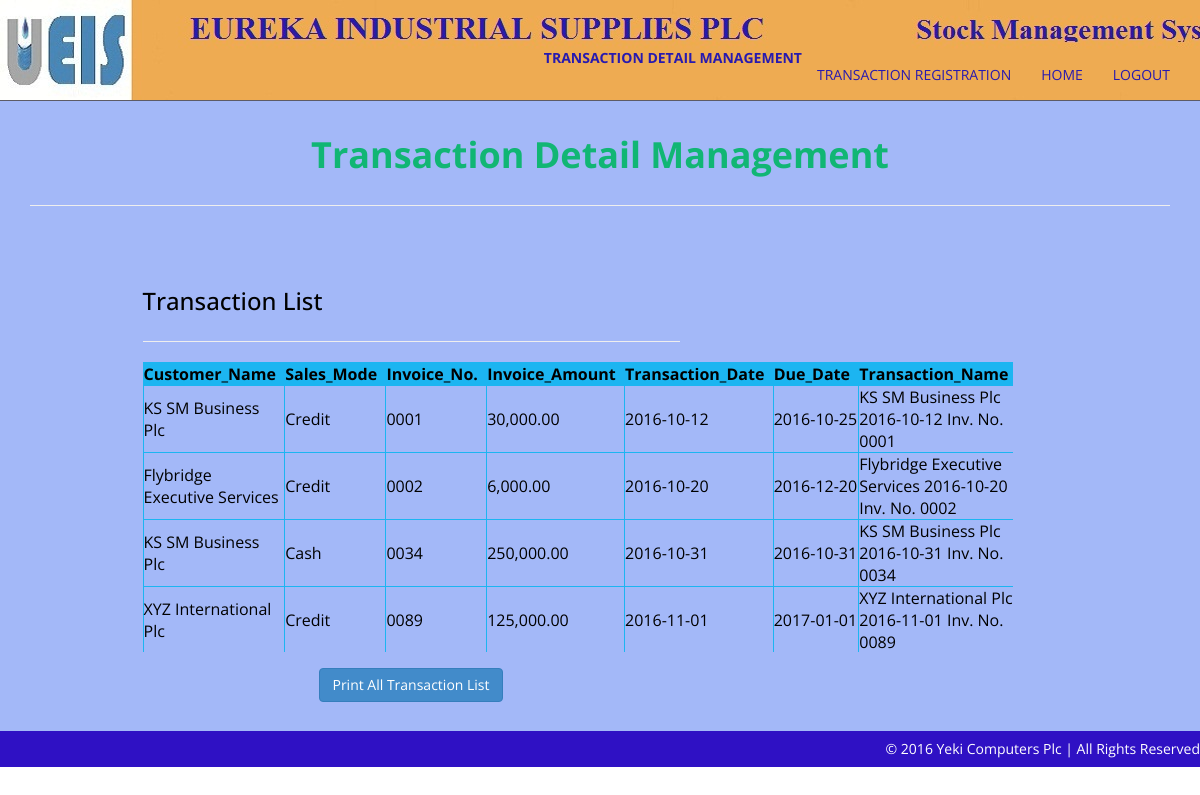
/Administrator/ManageTransaction.php, run on the app's committed database.
### tables this page shows
CREATE TABLE IF NOT EXISTS `transaction` (
  `TransactionId` int(11) NOT NULL AUTO_INCREMENT,
  `CustomerId` int(11) NOT NULL,
  `TransactionDate` date NOT NULL,
  `InvoiceNo` varchar(10) NOT NULL,
  `InvoiceAmount` decimal(10,2) NOT NULL,
  `SalesMode` varchar(10) NOT NULL DEFAULT 'Credit',
  `DueDate` date NOT NULL,
  `TransactionName` varchar(100) NOT NULL,
  PRIMARY KEY (`TransactionId`)
);

CREATE TABLE IF NOT EXISTS `customer` (
  `CustomerId` int(11) NOT NULL AUTO_INCREMENT,
  `CustomerName` varchar(50) NOT NULL,
  `ContactPersonName` varchar(50) NOT NULL,
  `ContactPersonTel` varchar(25) NOT NULL,
  PRIMARY KEY (`CustomerId`)
);

### Administrator/ManageTransaction.php (the view, shortened to what this page needs)
<html lang="en">
<head>
    <link href="assets/css/bootstrap.css" rel="stylesheet" />
    <link href="assets/css/font-awesome.min.css" rel="stylesheet" />
    <link href="assets/css/style.css" rel="stylesheet" />
</head>
<body>
    <div class="navbar navbar-inverse navbar-fixed-top">
        <div class="container">
            <div class="navbar-header">
                <a class="navbar-brand" href="#">&nbsp;&nbsp;&nbsp;&nbsp;&nbsp;&nbsp;&nbsp;&nbsp;&nbsp;&nbsp;&nbsp;&nbsp;&nbsp;&nbsp;&nbsp;&nbsp;&nbsp;&nbsp;&nbsp;&nbsp;
                                                 &nbsp;&nbsp;&nbsp;&nbsp;&nbsp;&nbsp;&nbsp;&nbsp;&nbsp;&nbsp;&nbsp;&nbsp;&nbsp;&nbsp;&nbsp;&nbsp;</a>
            </div>
            <div class="navbar-collapse collapse">
                <ul class="nav navbar-nav navbar-right">
		    <li><strong><a href="ManageTransaction.php">TRANSACTION DETAIL MANAGEMENT</a></strong></li>
		    <li><a href="transaction.php">TRANSACTION REGISTRATION</a></li>
		    <li><a href="index.php">HOME</a></li>
                    <li><a href="logout.php">LOGOUT</a></li>
                </ul>
            </div>
        </div>
    </div>
    <div id="about-section">
        <div class="container" >
            <div class="row main-top-margin text-center" data-scrollreveal="enter top and move 100px, wait 0.3s">
                <div class="col-md-8 col-md-offset-2 ">
                   <h1>Transaction Detail Management</h1>
                </div>
            </div>
             <hr />
            <div class="row main-low-margin" >
                <div class="col-md-10  col-md-offset-1 ">
                <div class="col-md-6  " data-scrollreveal="enter right and move 100px, wait 0.4s">
                        <h3>Transaction List</h3>
                        <hr />
			<div style="overflow:scroll; width:870px;height:290px" >
        <table width="100%" border="0" cellspacing="0" cellpadding="0" align="center">
        <tr>
          <td>
          <table width="100%" border="1" bordercolor="#1CB5F1" >
<tr>
<th bgcolor="#1CB5F1" ><div align="left" ><strong>Customer_Name&nbsp;&nbsp;</strong></div></th>
<th bgcolor="#1CB5F1" ><div align="left" ><strong>Sales_Mode&nbsp;&nbsp;</strong></div></th>
<th bgcolor="#1CB5F1" ><div align="left" ><strong>Invoice_No.&nbsp;&nbsp;</strong></div></th>
<th bgcolor="#1CB5F1" ><div align="left" ><strong>Invoice_Amount&nbsp;&nbsp;</strong></div></th>
<th bgcolor="#1CB5F1" ><div align="left" ><strong>Transaction_Date&nbsp;&nbsp;</strong></div></th>
<th bgcolor="#1CB5F1" ><div align="left" ><strong>Due_Date&nbsp;&nbsp;</strong></div></th>
<th bgcolor="#1CB5F1" ><div align="left" ><strong>Transaction_Name&nbsp;&nbsp;</strong></div></th>
</tr>
<?php
include_once("eurekastock.php");
$sql = "select * from transaction ORDER BY transaction.TransactionDate";
$result = mysqli_query($con,$sql) or die(mysqli_error($con));
while($row = mysqli_fetch_array($result))
{
$CustomerId=$row['CustomerId'];
$TransactionDate=$row['TransactionDate'];
$InvoiceNo=$row['InvoiceNo'];
$InvoiceAmount = number_format($row['InvoiceAmount'], 2, '.', ',');
$SalesMode=$row['SalesMode'];
$DueDate=$row['DueDate'];
$TransactionName=$row['TransactionName'];
$sql1 = "select * from customer where CustomerId='".$CustomerId."'";
$result1 = mysqli_query($con,$sql1) or die(mysqli_error($con));
$row = mysqli_fetch_array($result1);
$CustomerName=$row['CustomerName'];
?>
<tr>
<td><div align="left"><?php echo $CustomerName;?><div></td>
<td><div align="left"><?php echo $SalesMode;?></div></td>
<td><div align="left"><?php echo $InvoiceNo;?></div></td>
<td><div align="left"><?php echo $InvoiceAmount;?></div></td>
<td><div align="left"><?php echo $TransactionDate;?></div></td>
<td><div align="left"><?php echo $DueDate;?></div></td>
<td><div align="left"><?php echo $TransactionName;?></strong></div></td>
</tr>
<?php
}
?>
</table>
          </td>
        </tr>
      </table>
  </div>
<br>
                       <form id="form" name="form1" method="post" action="PrintTransaction.php">
                            <div class="row">
                                <div class="col-md-12 ">
                                    <div class="form-group">
                                        <center><button type="submit" class="btn btn-primary" name="button" id="button">Print All Transaction List</button>
                                    </div>
                                </div>
                            </div>
                       </form>
                   </div>
                </div>
            </div>
       </div>
    <div id="footer">
        <div class="container">
            <div class="row ">
                &copy; 2016 Yeki Computers Plc | All Rights Reserved
            </div>
        </div>
    </div>
</body>
</html>

### Administrator/assets/css/style.css (style rules this page uses)
body { font-family:'Open Sans', sans-serif; font-weight: 400; font-size: 14px; color: #000; margin-top: 40px; line-height:16px; }
h1, h2, h3, h4, h5, h6 { font-family:'Open Sans', sans-serif; font-weight: 500; line-height:40px; }
h1 { color:#11B674; font-weight: 700; }
.text-center { text-align: center; }
.main-top-margin { margin-top: 75px; }
.main-low-margin { margin-top: 55px; }
a,a:hover { text-decoration:none; }
#about-section { background-color: #A3B8F8; }
.navbar { font-size: 14px; }
.navbar-inverse { background: #F0AC51 url("../img/navbar.jpg") 0 0 no-repeat; border-color: #5D5B66; }
.navbar-inverse .navbar-brand { color: #281aaf; font-weight: bolder; font-size: 25px; font-weight:900; letter-spacing: 2px; }
.navbar-inverse .navbar-nav > li > a { color: #281aaf; }
#footer { background-color: #2F11C4; color: #fff; text-align: right; padding: 10px 30px 10px 30px; }

### data on the page
transaction: CustomerId.CustomerName "KS SM Business Plc", SalesMode "Credit", InvoiceNo "0001", InvoiceAmount "30,000.00", TransactionDate "2016-10-12", DueDate "2016-10-25", TransactionName "KS SM Business Plc 2016-10-12 Inv. No. 0001"
transaction: CustomerId.CustomerName "Flybridge Executive Services", SalesMode "Credit", InvoiceNo "0002", InvoiceAmount "6,000.00", TransactionDate "2016-10-20", DueDate "2016-12-20", TransactionName "Flybridge Executive Services 2016-10-20 Inv. No. 0002"
transaction: CustomerId.CustomerName "KS SM Business Plc", SalesMode "Cash", InvoiceNo "0034", InvoiceAmount "250,000.00", TransactionDate "2016-10-31", DueDate "2016-10-31", TransactionName "KS SM Business Plc 2016-10-31 Inv. No. 0034"
transaction: CustomerId.CustomerName "XYZ International Plc", SalesMode "Credit", InvoiceNo "0089", InvoiceAmount "125,000.00", TransactionDate "2016-11-01", DueDate "2017-01-01", TransactionName "XYZ International Plc 2016-11-01 Inv. No. 0089"
